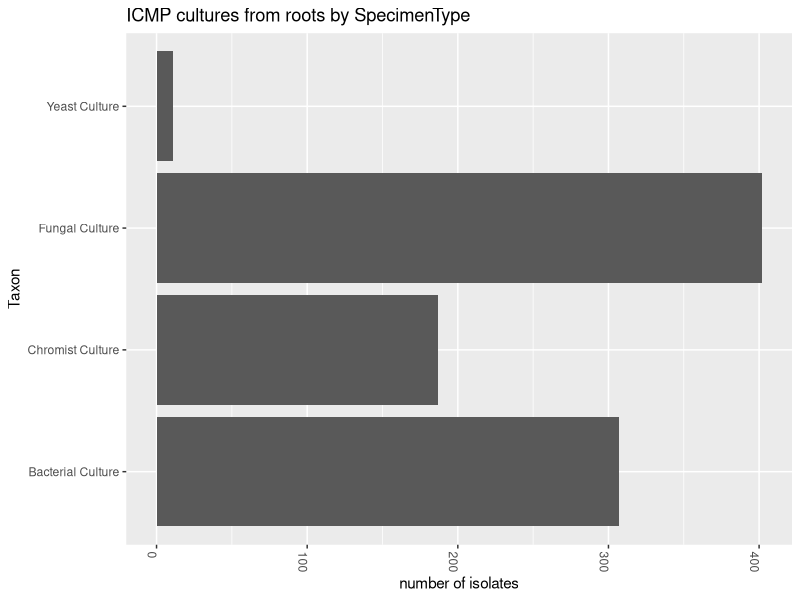
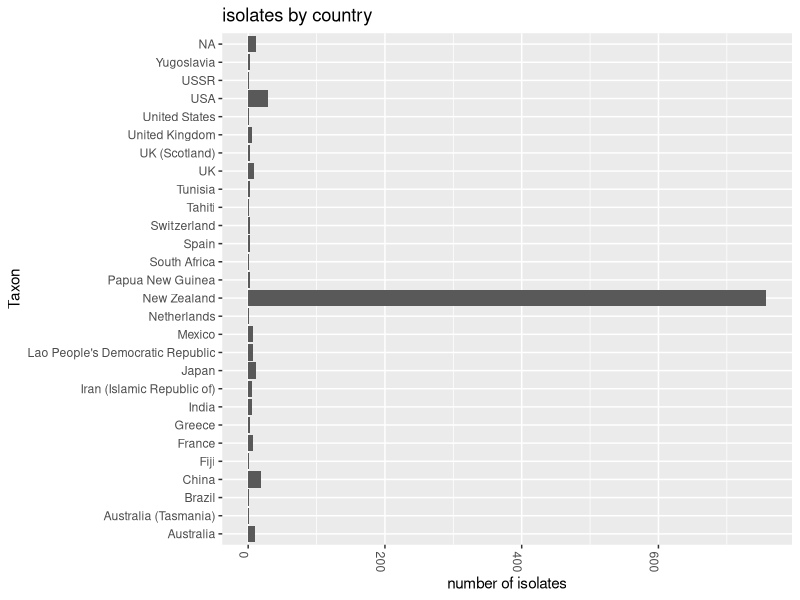
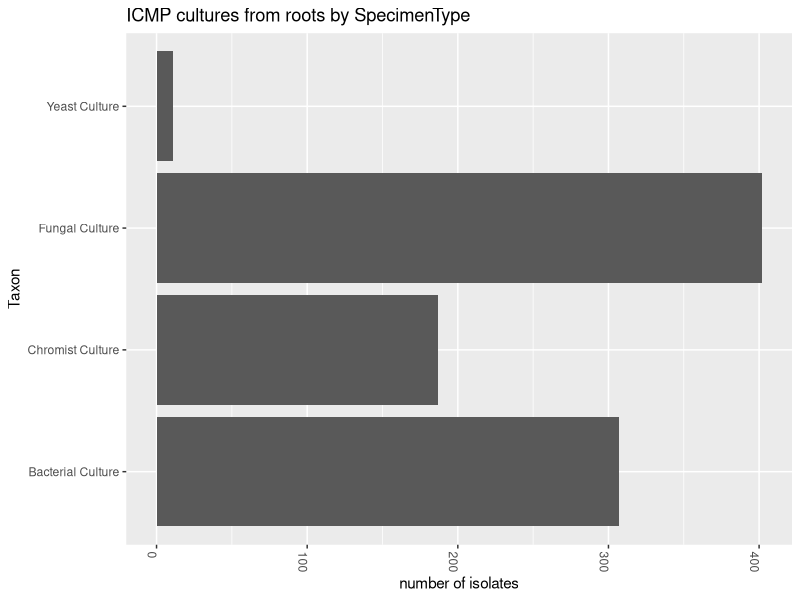
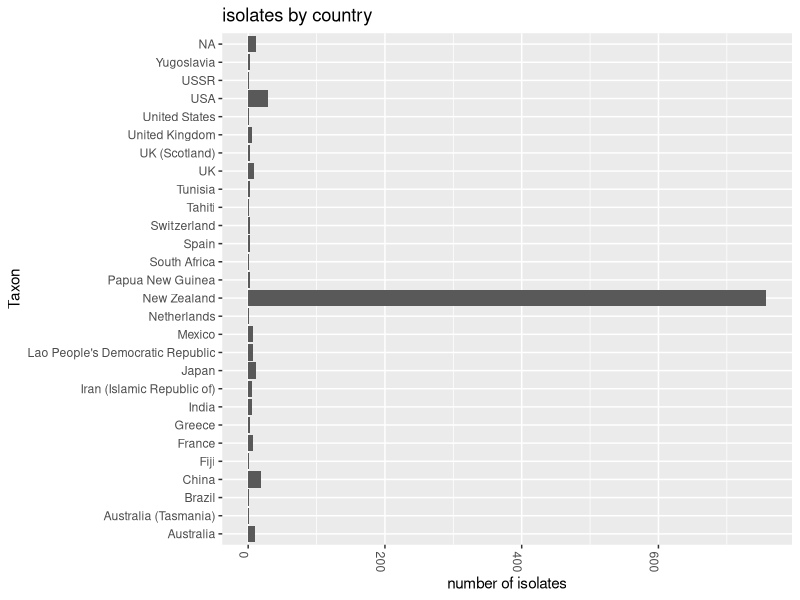

The R source for these figures, in order:
## R Script to process SCD data ##

#Original version 2017, new version 2022
#Author: Bevan Weir

#============ Load all library packages needed ================

library(tidyverse)
#library(lubridate)
#library(RColorBrewer)
#library(lubridate)
library(readr)

#============ Load data from csv files ================

SCD.df <- read_csv("SCDSpecimens.csv")
head(SCD.df)
tail(SCD.df)
summary(SCD.df, maxsum=10)

SCD.df %>% 
  glimpse

#============ Simple graphs ================

#Simple sample type barchart
ggplot(SCD.df, aes(SpecimenType)) +
  labs(title = "ICMP cultures from roots by SpecimenType") +
  labs(x = "Taxon", y = "number of isolates") + 
  theme(axis.text.x=element_text(angle=-90, hjust=0)) +
  geom_bar() + 
  coord_flip()
ggsave(file='./ICMP_specimen_types.png', width=7, height=7)


#country
ggplot(SCD.df, aes(VerbatimCountry_CE1)) +  #note Country_CE1 is blank
  labs(title = "isolates by country") +
  labs(x = "Taxon", y = "number of isolates") + 
  theme(axis.text.x=element_text(angle=-90, hjust=0)) +
  geom_bar() + 
  coord_flip()
ggsave(file='./ICMP_countries.png', width=7, height=7)


